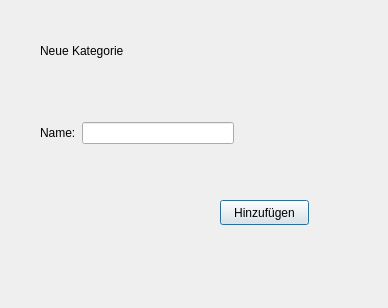
<?xml version="1.0" encoding="UTF-8"?>
<ui version="4.0">
 <class>AddKategorie</class>
 <widget class="QDialog" name="AddKategorie">
  <property name="geometry">
   <rect>
    <x>0</x>
    <y>0</y>
    <width>388</width>
    <height>308</height>
   </rect>
  </property>
  <property name="windowTitle">
   <string>Dialog</string>
  </property>
  <widget class="QLabel" name="label">
   <property name="geometry">
    <rect>
     <x>40</x>
     <y>20</y>
     <width>141</width>
     <height>61</height>
    </rect>
   </property>
   <property name="text">
    <string>Neue Kategorie</string>
   </property>
  </widget>
  <widget class="QPushButton" name="pushButton">
   <property name="geometry">
    <rect>
     <x>220</x>
     <y>200</y>
     <width>89</width>
     <height>25</height>
    </rect>
   </property>
   <property name="text">
    <string>Hinzufügen</string>
   </property>
  </widget>
  <widget class="QWidget" name="">
   <property name="geometry">
    <rect>
     <x>40</x>
     <y>120</y>
     <width>194</width>
     <height>27</height>
    </rect>
   </property>
   <layout class="QGridLayout" name="gridLayout">
    <item row="0" column="0">
     <widget class="QLabel" name="label_2">
      <property name="text">
       <string>Name:</string>
      </property>
     </widget>
    </item>
    <item row="0" column="1">
     <widget class="QLineEdit" name="lineEdit"/>
    </item>
   </layout>
  </widget>
 </widget>
 <resources/>
 <connections/>
</ui>
